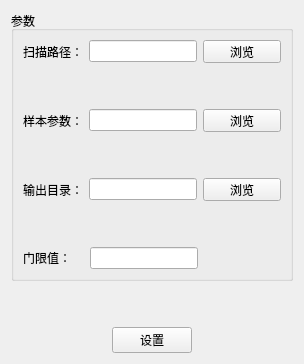
            <widget class="QWidget" name="page_11">
             <layout class="QGridLayout" name="gridLayout_33">
              <item row="0" column="0">
               <layout class="QVBoxLayout" name="verticalLayout_10">
                <item>
                 <widget class="QGroupBox" name="groupBox_21">
                  <property name="title">
                   <string>参数</string>
                  </property>
                  <layout class="QGridLayout" name="gridLayout_32">
                   <item row="0" column="0">
                    <layout class="QVBoxLayout" name="verticalLayout_11">
                     <item>
                      <layout class="QHBoxLayout" name="horizontalLayout_22">
                       <item>
                        <widget class="QLabel" name="label_17">
                         <property name="minimumSize">
                          <size>
                           <width>60</width>
                           <height>0</height>
                          </size>
                         </property>
                         <property name="text">
                          <string>扫描路径：</string>
                         </property>
                        </widget>
                       </item>
                       <item>
                        <widget class="QLineEdit" name="lineEdit_14"/>
                       </item>
                       <item>
                        <widget class="QPushButton" name="pushButton_28">
                         <property name="maximumSize">
                          <size>
                           <width>78</width>
                           <height>23</height>
                          </size>
                         </property>
                         <property name="text">
                          <string>浏览</string>
                         </property>
                        </widget>
                       </item>
                      </layout>
                     </item>
                     <item>
                      <spacer name="verticalSpacer_15">
                       <property name="orientation">
                        <enum>Qt::Vertical</enum>
                       </property>
                       <property name="sizeHint" stdset="0">
                        <size>
                         <width>20</width>
                         <height>40</height>
                        </size>
                       </property>
                      </spacer>
                     </item>
                     <item>
                      <layout class="QHBoxLayout" name="horizontalLayout_23">
                       <item>
                        <widget class="QLabel" name="label_18">
                         <property name="minimumSize">
                          <size>
                           <width>60</width>
                           <height>0</height>
                          </size>
                         </property>
                         <property name="text">
                          <string>样本参数：</string>
                         </property>
                        </widget>
                       </item>
                       <item>
                        <widget class="QLineEdit" name="lineEdit_15"/>
                       </item>
                       <item>
                        <widget class="QPushButton" name="pushButton_29">
                         <property name="maximumSize">
                          <size>
                           <width>78</width>
                           <height>23</height>
                          </size>
                         </property>
                         <property name="text">
                          <string>浏览</string>
                         </property>
                        </widget>
                       </item>
                      </layout>
                     </item>
                     <item>
                      <spacer name="verticalSpacer_16">
                       <property name="orientation">
                        <enum>Qt::Vertical</enum>
                       </property>
                       <property name="sizeHint" stdset="0">
                        <size>
                         <width>20</width>
                         <height>40</height>
                        </size>
                       </property>
                      </spacer>
                     </item>
                     <item>
                      <layout class="QHBoxLayout" name="horizontalLayout_24">
                       <item>
                        <widget class="QLabel" name="label_19">
                         <property name="minimumSize">
                          <size>
                           <width>60</width>
                           <height>0</height>
                          </size>
                         </property>
                         <property name="text">
                          <string>输出目录：</string>
                         </property>
                        </widget>
                       </item>
                       <item>
                        <widget class="QLineEdit" name="lineEdit_16"/>
                       </item>
                       <item>
                        <widget class="QPushButton" name="pushButton_30">
                         <property name="maximumSize">
                          <size>
                           <width>78</width>
                           <height>23</height>
                          </size>
                         </property>
                         <property name="text">
                          <string>浏览</string>
                         </property>
                        </widget>
                       </item>
                      </layout>
                     </item>
                     <item>
                      <spacer name="verticalSpacer_17">
                       <property name="orientation">
                        <enum>Qt::Vertical</enum>
                       </property>
                       <property name="sizeHint" stdset="0">
                        <size>
                         <width>20</width>
                         <height>40</height>
                        </size>
                       </property>
                      </spacer>
                     </item>
                     <item>
                      <layout class="QHBoxLayout" name="horizontalLayout_25">
                       <item>
                        <widget class="QLabel" name="label_20">
                         <property name="minimumSize">
                          <size>
                           <width>61</width>
                           <height>0</height>
                          </size>
                         </property>
                         <property name="text">
                          <string>门限值：</string>
                         </property>
                        </widget>
                       </item>
                       <item>
                        <widget class="QLineEdit" name="lineEdit_17"/>
                       </item>
                       <item>
                        <spacer name="horizontalSpacer_19">
                         <property name="orientation">
                          <enum>Qt::Horizontal</enum>
                         </property>
                         <property name="sizeHint" stdset="0">
                          <size>
                           <width>78</width>
                           <height>20</height>
                          </size>
                         </property>
                        </spacer>
                       </item>
                      </layout>
                     </item>
                    </layout>
                   </item>
                  </layout>
                 </widget>
                </item>
                <item>
                 <spacer name="verticalSpacer_18">
                  <property name="orientation">
                   <enum>Qt::Vertical</enum>
                  </property>
                  <property name="sizeHint" stdset="0">
                   <size>
                    <width>20</width>
                    <height>40</height>
                   </size>
                  </property>
                 </spacer>
                </item>
                <item>
                 <layout class="QHBoxLayout" name="horizontalLayout_26">
                  <item>
                   <spacer name="horizontalSpacer_20">
                    <property name="orientation">
                     <enum>Qt::Horizontal</enum>
                    </property>
                    <property name="sizeHint" stdset="0">
                     <size>
                      <width>40</width>
                      <height>20</height>
                     </size>
                    </property>
                   </spacer>
                  </item>
                  <item>
                   <widget class="QPushButton" name="pushButton_31">
                    <property name="text">
                     <string>设置</string>
                    </property>
                   </widget>
                  </item>
                  <item>
                   <spacer name="horizontalSpacer_21">
                    <property name="orientation">
                     <enum>Qt::Horizontal</enum>
                    </property>
                    <property name="sizeHint" stdset="0">
                     <size>
                      <width>40</width>
                      <height>20</height>
                     </size>
                    </property>
                   </spacer>
                  </item>
                 </layout>
                </item>
               </layout>
              </item>
             </layout>
            </widget>
